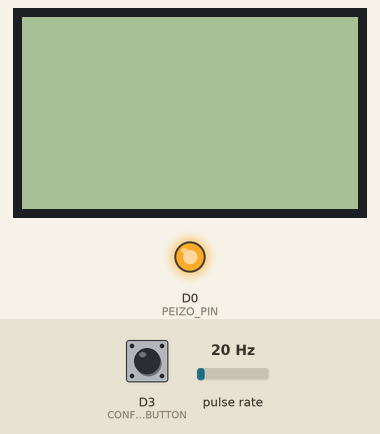
A program run on a simulated ESP8266 (Wemos D1 mini). On the bench: 84×48 one-colour display, output pins drawn as LEDs (lit = HIGH). Wiring (inferred from the names in the program): pulse sensor: data D1. Dashed ring = blinking. The inputs (shaded band) are chosen by the test bench; at power-on: pulse rate 20 Hz, D3 (CONFIG_BUTTON) LOW. WiFi joins after 1.5 s; servers stay silent unless stated; EEPROM starts erased; no MQTT or app messages arrive unless stated; what the program prints to the serial monitor is not drawn.

Above: at 2.7 s.
2.8 s: pulse rate (sensor on D1) set to 4 Hz
4.9 s: pulse rate (sensor on D1) set to 50 Hz
6.4 s: pulse rate (sensor on D1) set to 8 Hz
At 12.15 s:
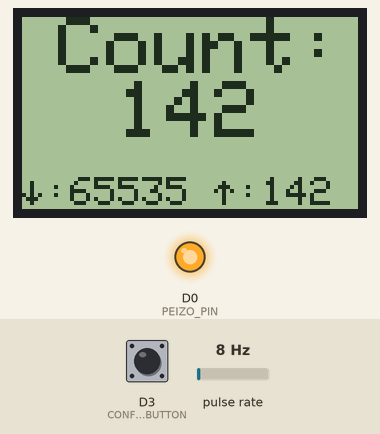
12.4 s: D3 (CONFIG_BUTTON) pulled HIGH for 0.15 s
At 13.0 s:
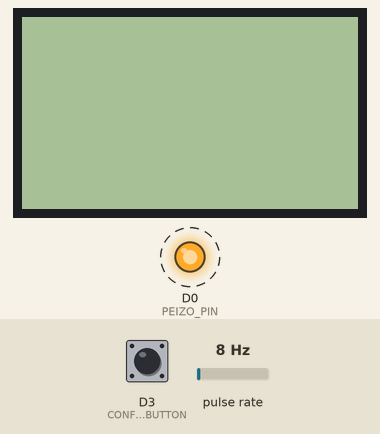
13.1 s: pulse rate (sensor on D1) set to 100 Hz
At 22.3 s:
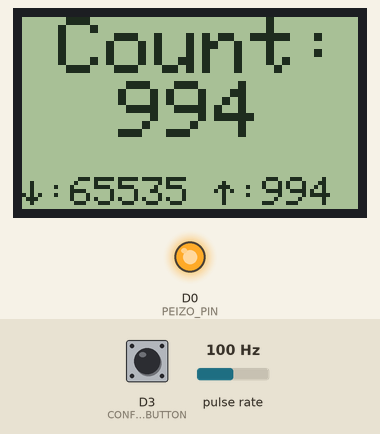
Timing chart, 0 to 23.8 s (numbered marks = the images above; inputs shaded):
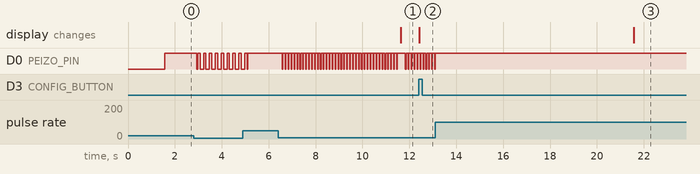

The program:

main.cpp
```cpp
// (licence header left out)
#include <Arduino.h>
#include <ArduinoOTA.h>
#include <ESP8266WiFi.h>
#include <DNSServer.h>
#include <ESP8266WebServer.h>
#include <EEPROM.h>
#include <WiFiManager.h>
#include <SPI.h>
#include "Ticker.h"
#include "geiger.h"

volatile uint16_t counters[6];
volatile uint8_t cntIdx=0;
uint16_t maxCount=0;
uint16_t minCount=0xffff;
bool fullMin;
volatile bool chirp=false;

const char *hostname = "geigermqtt";
char mqttServer[MQTT_SERVER_LENGTH];
char mqttTopic[MQTT_TOPIC_LENGTH];
uint16_t mqttPort;
bool configMode = false;
uint8_t flash_toggle=0;
volatile bool buttonLongPress = false;
volatile uint32_t lastPressTime;

Ticker processer(processCounts, 10000);
Ticker chirpTicker(chirpOff,100);
Ticker mqttConfSender(configPub,3600000);

struct mqttConfig {
  uint32_t valid;
  char server[MQTT_SERVER_LENGTH];
  uint16_t port;
  char topic[MQTT_TOPIC_LENGTH];
};


void configModeCallback(WiFiManager *wfm) {
  Serial.println(F("Config Mode"));
  conf_display();
  Serial.println(WiFi.softAPIP());
  configMode = true;
  Serial.println(wfm->getConfigPortalSSID());
}


void printMQTT() {
  Serial.print(F("Server "));
  Serial.println(mqttServer);

  Serial.print(F("Port "));
  Serial.println(mqttPort,DEC);

  Serial.print(F("Topic "));
  Serial.println(mqttTopic);
}

void readEEPROM() {
  mqttConfig conf;
  EEPROM.get(0,conf);

  if (conf.valid ==0xDEADBEEF) {
    strncpy(mqttServer, conf.server, MQTT_SERVER_LENGTH);
    strncpy(mqttTopic, conf.topic, MQTT_TOPIC_LENGTH);
    mqttPort=conf.port;
  }
  else {
    WiFiManager wifiManager;

    strncpy(mqttServer,"",MQTT_SERVER_LENGTH);
    strncpy(mqttTopic,"",MQTT_TOPIC_LENGTH);
    mqttPort = 1883;

    Serial.println(F("Setup WIFI Manager"));
    printMQTT();

    callWFM(false);
  }
}

void writeEEPROM() {
  Serial.println(F("Writing MQTT Config"));

  mqttConfig conf;

  conf.valid = 0xDEADBEEF;
  strncpy(conf.server, mqttServer, MQTT_SERVER_LENGTH);
  strncpy(conf.topic, mqttTopic, MQTT_TOPIC_LENGTH);
  conf.port = mqttPort;

  EEPROM.put(0,conf);
  EEPROM.commit();
}

void callWFM(bool connect) {
  WiFiManager wfm;

  wfm.setAPCallback(configModeCallback);

  WiFiManagerParameter mqtt_server("server", "MQTT Server", mqttServer, MQTT_SERVER_LENGTH);
  char port_string[6];
  itoa(mqttPort, port_string,10);
  WiFiManagerParameter mqtt_port("port", "MQTT port", port_string, 6);
  WiFiManagerParameter mqtt_topic("topic", "MQTT Topic", mqttTopic,MQTT_TOPIC_LENGTH);

  wfm.addParameter(&mqtt_server);
  wfm.addParameter(&mqtt_port);
  wfm.addParameter(&mqtt_topic);

  if(connect) {
    if(!wfm.autoConnect()) {
      error_display(F("Failed to connect and hit timeout"));
      ESP.restart();
      delay(5000);
    }
  } else {
      if(!wfm.startConfigPortal()) {
        error_display(F("Portal Error"));
        ESP.restart();
        delay(5000);
    }

  }

  strncpy(mqttServer, mqtt_server.getValue(), MQTT_SERVER_LENGTH);
  strncpy(mqttTopic, mqtt_topic.getValue(), MQTT_TOPIC_LENGTH);
  mqttPort = atoi(mqtt_port.getValue());

  if(configMode)
    writeEEPROM();

  clear_display();
}

void otaSetup() {

  ArduinoOTA.setHostname(hostname);
  ArduinoOTA.onStart([]() {
    String type;
    if (ArduinoOTA.getCommand() == U_FLASH)
      type = "sketch";
    else // U_SPIFFS
      type = "filesystem";

    Serial.println("Start updating " + type);
  });
  ArduinoOTA.onEnd([]() {
    Serial.println("\nEnd");
  });
  ArduinoOTA.onProgress([](unsigned int progress, unsigned int total) {
    //Serial.printf("Progress: %u%%\n", (progress / (total / 100)));
    //Slow down the flashing of "FLASH" by a factor of 3, so it looks better
    if(++flash_toggle == 6)
      flash_toggle=0;

    Serial.printf("%u %u \n",flash_toggle, flash_toggle / 3);
    if(flash_toggle / 3) {
      flash_display();
    } else {
      clear_display();
    }
  });
  ArduinoOTA.onError([](ota_error_t error) {
    Serial.printf("Error[%u]: ", error);
    if (error == OTA_AUTH_ERROR) {
      error_display(F("OTA Auth Failed"));
    } else if (error == OTA_BEGIN_ERROR) {
      error_display(F("OTA Begin Failed"));
    } else if (error == OTA_CONNECT_ERROR) {
      error_display(F("Connect Failed"));
    } else if (error == OTA_RECEIVE_ERROR) {
      error_display(F("OTA Receive Failed"));
    } else if (error == OTA_END_ERROR) {
      error_display(F("OTA End Failed"));
    }
  });

  ArduinoOTA.begin();
}

void setup() {
  Serial.begin(115200);
  Serial.println("Starting...");
  EEPROM.begin(128);

  initDisplay();

  readEEPROM();

  printMQTT();

  callWFM(true);

  otaSetup();

  initMQTT();

  pinMode(GEIGER_PIN,INPUT);
  attachInterrupt(digitalPinToInterrupt(GEIGER_PIN), geigerCount,FALLING);

  pinMode(CONFIG_BUTTON,INPUT);
  attachInterrupt(digitalPinToInterrupt(CONFIG_BUTTON), longPress, CHANGE);

  processer.start();
  mqttConfSender.start();
}

void loop() {
  if(buttonLongPress) {
    callWFM(false);
    buttonLongPress = false;
  }

  processer.update();
  chirpTicker.update();
  mqttConfSender.update();

  ArduinoOTA.handle();

  if (chirp)
  {
    chirp = false;
    chirp_on();
    chirpTicker.start();
  }

}

void chirpOff() {
  chirpTicker.stop();
  chirp_off();
}

void processCounts() {
  uint8_t prevIdx=cntIdx;
  ++cntIdx;
  if(cntIdx==6)
  {
    cntIdx=0;
    fullMin=true;
  }

  uint16_t totCnt=0;
  for(uint8_t n=0;n<6;n++) {
    totCnt+=counters[n];
  }

  if(fullMin && totCnt<minCount) {
    minCount=totCnt;
  }

  if (totCnt>maxCount) {
    maxCount=totCnt;
  }
  counters[cntIdx] = 0;

  displayCounts(totCnt,minCount,maxCount);
  publishCount(counters[prevIdx]);

  Serial.printf("Count %d, Idx %d, Max %d, Min %d, Cur %d\n", totCnt,prevIdx,maxCount, minCount,counters[prevIdx]);

}

void configPub() {
  publishConfig();
}

ICACHE_RAM_ATTR void geigerCount() {
  counters[cntIdx]++;
  chirp=true;
}

ICACHE_RAM_ATTR void longPress() {
  uint8_t curState = digitalRead(CONFIG_BUTTON);

  if (curState) {
  // Button Released
    if((millis() - lastPressTime) > 1000)
    {
      buttonLongPress = true;
    }

  } else {
  // Button Pressed
    lastPressTime = millis();
    buttonLongPress = false;
  }


}
```

geiger.h
```cpp
// (licence header left out)
#ifndef INCLUDE_GEIGER_H_
#define INCLUDE_GEIGER_H_

#define GEIGER_PIN D1
#define PEIZO_PIN D0
#define CONFIG_BUTTON D3

//Display Pins
#define DC D2
#define CS D8
#define RST D4

#define DOWN_ARROW 24
#define UP_ARROW 25

#define MQTT_SERVER_LENGTH 30
#define MQTT_TOPIC_LENGTH 40

void callWFM(bool);
void processCounts(void);
void chirpOff(void);
void initDisplay(void);
void initMQTT(void);
void clear_display(void);
void conf_display(void);
void error_display(const __FlashStringHelper *);
void flash_display(void);
void chirp_on(void);
void chirp_off(void);
void configPub(void);
void displayCounts(uint16_t cur, uint16_t min, uint16_t max);
boolean publishConfig (void);
boolean publishCount(uint16_t count);

ICACHE_RAM_ATTR void geigerCount(void);
ICACHE_RAM_ATTR void longPress(void);

#endif /* INCLUDE_GEIGER_H_ */
```

display.cpp
```cpp
// (licence header left out)
#include <Arduino.h>
#include <Adafruit_GFX.h>
#include <Adafruit_PCD8544.h>
#include "geiger.h"

Adafruit_PCD8544 display=Adafruit_PCD8544(DC,CS,RST);


void initDisplay(void) {
  display.begin();
  display.setContrast(60);

  pinMode(PEIZO_PIN, OUTPUT);
  chirp_off();
}

void chirp_on() {
  digitalWrite(PEIZO_PIN, HIGH);
}

void chirp_off() {
  digitalWrite(PEIZO_PIN, LOW);
}

void clear_display() {
    display.clearDisplay();
    display.display();
}

void conf_display() {
  display.clearDisplay();

  display.setTextColor(BLACK,WHITE);
  display.setTextSize(2);
  display.setCursor(21,17);
  display.print(F("CONF"));
  display.display();
}

void error_display(const __FlashStringHelper *str) {
  Serial.println(str);
  display.clearDisplay();
  display.setTextColor(BLACK,WHITE);
  display.setTextSize(1);

  display.print(str);
  display.display();

}

void flash_display() {
  display.clearDisplay();

  display.setTextColor(BLACK,WHITE);
  display.setTextSize(2);
  display.setCursor(12,17);
  display.print(F("FLASH"));
  display.display();
}

void displayCounts(uint16_t cur, uint16_t min, uint16_t max) {
  display.clearDisplay();

  display.setTextColor(BLACK,WHITE);
  display.setTextSize(2);

  display.setCursor(9,0);
  display.print(F("Count:"));

  uint8_t xcord=18;
  if(cur<10) {
      xcord=36;
  } else if(cur<100) {
      xcord=30;
  } else if (cur < 1000) {
      xcord=24;
  }

  display.setCursor(xcord,16);
  char counter[6];
  itoa(cur,counter,10);
  display.print(counter);

  display.setTextSize(1);
  display.setCursor(0,40);
  display.write(UP_ARROW);
  display.print(F(":"));
  itoa(min,counter,10);
  display.setCursor(12,40);
  display.print(counter);

  display.setCursor(48,40);
  display.write(DOWN_ARROW);
  display.print(F(":"));
  display.setCursor(60,40);
  itoa(max,counter,10);
  display.print(counter);

  display.display();
}
```

mqtt.cpp
```cpp
// (licence header left out)
#include <ESP8266WiFi.h>
#include "PubSubClient.h"
#include "geiger.h"


WiFiClient espClient;
PubSubClient mqttClient(espClient);
char subName[25];

extern char mqttServer[MQTT_SERVER_LENGTH];
extern char mqttTopic[MQTT_TOPIC_LENGTH];
extern uint16_t mqttPort;

const char *configJson = "{\"name\": \"GeigerCounter\",\"state_topic\": \"%s/%s\", \"unit_of_measurement\": \"Count\", \"value_template\": \"{{ value_json.count}}\" }";
const char *stateJson = "{\"count\":%s}";

void mqttCallback(char *topic, byte *payload, uint16_t length) {
    Serial.printf("Message Received on topic %s\n", topic);
}

static void reconnect() {
    if(mqttClient.connect(subName)) {
        Serial.println("MQTT Connected");
        publishConfig();
    } else {
        char errorMes[50];
        sprintf(errorMes, "MQTT Connection failed, rc=%d",mqttClient.state());
        error_display((const __FlashStringHelper *)errorMes);
        Serial.println(errorMes);
    }

}

static boolean publishMes(char *topic, char *payload, boolean retained) {
    if(!mqttClient.connected())
        reconnect();
        if(!mqttClient.connected())
            return false;

    if(!mqttClient.publish(topic, payload, retained)) {
        char errorMes[50];
        sprintf(errorMes, "MQTT Publish failed, rc=%d",mqttClient.state());
        Serial.println(errorMes);
        error_display((const __FlashStringHelper *)errorMes);
        return false;
    }

    return true;
}

boolean publishConfig () {
    uint8_t configLen = strlen(configJson);
    char payload[configLen + MQTT_TOPIC_LENGTH + 10];
    sprintf(payload,configJson,mqttTopic,"state");

    char topic[MQTT_TOPIC_LENGTH+10];
    sprintf(topic,"%s/%s",mqttTopic,"config");

    return publishMes(topic,payload, true);
}

boolean publishCount(uint16_t count) {
    char payload[30];
    char num[10];
    itoa(count, num, 10);
    sprintf(payload,stateJson,num);

    char topic[MQTT_TOPIC_LENGTH + 10];
    sprintf(topic,"%s/%s",mqttTopic,"state");
    return publishMes(topic,payload,false);
}


void initMQTT() {
    mqttClient.setServer(mqttServer, mqttPort);
    mqttClient.setCallback(mqttCallback);

    sprintf(subName, "geigercounter-%s", &(WiFi.macAddress().c_str())[9]);
}
```

Measured:
- after the input at 2.8 s, D0 (PEIZO_PIN): HIGH → LOW after 0.13 s, then repeats every 0.25 s: HIGH 0.10 s, LOW 0.15 s
- after the input at 6.4 s, D0 (PEIZO_PIN): goes 39 × (LOW 0.03 s, HIGH 0.10 s), LOW 0.02 s, HIGH 0.35 s, 4 × (LOW 0.03 s, HIGH 0.10 s), LOW 0.03 s, then HIGH, starting after 0.18 s; the display: changes after 5.2 s (image 1)
- after the input at 12.4 s, the display: changes at once (image 2)
- after the input at 13.1 s, D0 (PEIZO_PIN): goes on until 13.1 s, then stays HIGH
